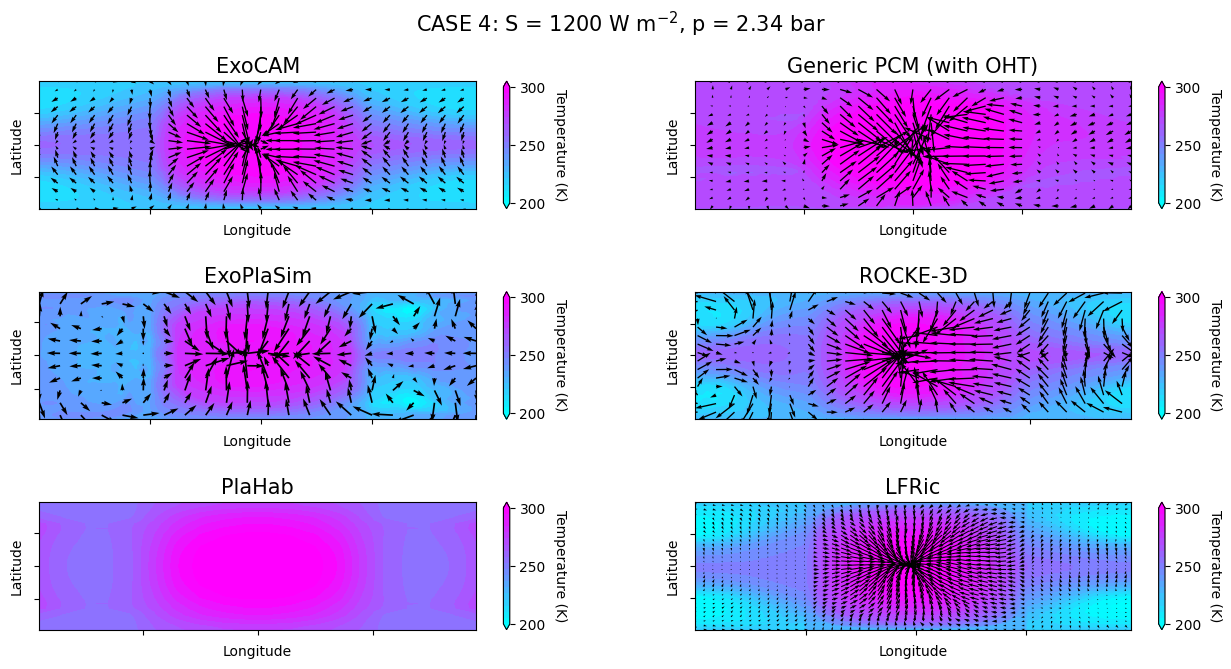

Python code for this plot:
#
# Comparison for SAMOSA Case 4: Temperature
#
import netCDF4
from mpl_toolkits.basemap import Basemap, shiftgrid

import numpy as np
import matplotlib as mpl
import matplotlib.pyplot as plt
from matplotlib.patches import Rectangle

import pykrige.kriging_tools as kt
from pykrige.ok import OrdinaryKriging
from pykrige.uk import UniversalKriging

from scipy.interpolate import CubicSpline

tfreeze = 273.16

#--------------------------------------------------------------------
# Read ExoPlaSim data
f1 = netCDF4.Dataset( '/models/data/samosa/exoplasim/full_t21_synchronous__3000teff_15day/t21_synchronous_2.34pn2_flux1200_400.0co2_3000teff_15day.nc' )

Ts_plasim4 = np.average( f1.variables[ 'ts' ], axis=0 )
uwind_plasim4 = np.average( f1.variables[ 'ua' ], axis=0 )
vwind_plasim4 = np.average( f1.variables[ 'va' ], axis=0 )
lat_plasim = np.array( f1.variables[ 'lat' ] )
lon_plasim = np.array( f1.variables[ 'lon' ] )
nlev_plasim = len( np.array( f1.variables[ 'lev' ] ) )

uwind_plasim4, lon_plasimU = shiftgrid( 180., uwind_plasim4, lon_plasim, start=False )
vwind_plasim4, lon_plasimV = shiftgrid( 180., vwind_plasim4, lon_plasim, start=False )
Ts_plasim4, lon_plasim = shiftgrid( 180., Ts_plasim4, lon_plasim, start=False )

lats_plasim = np.zeros( lat_plasim.size * lon_plasim.size )
lons_plasim = np.zeros( lat_plasim.size * lon_plasim.size )
Tss_plasim  = np.zeros( lat_plasim.size * lon_plasim.size )
count = 0

for i in range( 0, lon_plasim.size ):
	for j in range( 0, lat_plasim.size ):
		lons_plasim[ count ] = lon_plasim[i]
		lats_plasim[ count ] = lat_plasim[j]
		Tss_plasim[  count ] = Ts_plasim4[j,i]
		count += 1

#--------------------------------------------------------------------
# Read ExoCAM data
f2 = netCDF4.Dataset( '/models/data/samosa/exocam/samosa4.cam.h0.avg.nc' )

Ts_exocam4 = np.average( f2.variables[ 'TS' ], axis=0 )
uwind_exocam4 = np.average( f2.variables[ 'U' ], axis=0 )
vwind_exocam4 = np.average( f2.variables[ 'V' ], axis=0 )
lat_exocam = np.array( f2.variables[ 'lat' ] )
lon_exocam = np.array( f2.variables[ 'lon' ] )
nlev_exocam = len( np.array( f2.variables[ 'lev' ] ) )

lats_exocam = np.zeros( lat_exocam.size * lon_exocam.size )
lons_exocam = np.zeros( lat_exocam.size * lon_exocam.size )
Tss_exocam  = np.zeros( lat_exocam.size * lon_exocam.size )
count = 0

for i in range( 0, lon_exocam.size ):
	for j in range( 0, lat_exocam.size ):
		lons_exocam[ count ] = lon_exocam[i]
		lats_exocam[ count ] = lat_exocam[j]
		Tss_exocam[  count ] = Ts_exocam4[j,i]
		count += 1

#--------------------------------------------------------------------
# Read Generic PCM data
f3 = netCDF4.Dataset( '/models/data/samosa/genericpcm/SAMOSA_output_file_Generic_PCM_case-4_OHT_on.nc' )
#f3 = netCDF4.Dataset( '/models/data/samosa/genericpcm/SAMOSA_output_file_Generic_PCM_case-4_OHT_off.nc' )

Ts_pcm4 = np.array( f3.variables[ 'surface_temperature' ] )
uwind_pcm4 = np.array( f3.variables[ 'u_wind_speed' ] )
vwind_pcm4 = np.array( f3.variables[ 'v_wind_speed' ] )
lat_pcm = np.array( f3.variables[ 'latitude' ] )
lon_pcm = np.array( f3.variables[ 'longitude' ] )
#nlev_pcm = len( np.array( f3.variables[ 'altitude' ] ) )
nlev_pcm = 1

lats_pcm = np.zeros( lat_pcm.size * lon_pcm.size )
lons_pcm = np.zeros( lat_pcm.size * lon_pcm.size )
Tss_pcm  = np.zeros( lat_pcm.size * lon_pcm.size )
count = 0

for i in range( 0, lon_pcm.size ):
	for j in range( 0, lat_pcm.size ):
		lons_pcm[ count ] = lon_pcm[i]
		lats_pcm[ count ] = lat_pcm[j]
		Tss_pcm[  count ] = Ts_pcm4[j,i]
		count += 1

#--------------------------------------------------------------------
# Read ROCKE-3D data
f4 = netCDF4.Dataset( '/models/data/samosa/rocke3d/rocke_04q.nc' )

Ts_r3d4 = np.array( f4.variables[ 'tsurf' ] ) + tfreeze
uwind_r3d4 = np.array( f4.variables[ 'ub' ] )
vwind_r3d4 = np.array( f4.variables[ 'vb' ] )
lat_r3d = np.array( f4.variables[ 'lat' ] )
lon_r3d = np.array( f4.variables[ 'lon' ] )
lat2_r3d = np.array( f4.variables[ 'lat2' ] )
lon2a_r3d = np.array( f4.variables[ 'lon2' ] )
#nlev_r3d = len( np.array( f4.variables[ 'plm' ] ) )
nlev_r3d = 1

Ts_r3d4, lon_r3d = shiftgrid( 0, Ts_r3d4, lon_r3d, start=False )
uwind_r3d4, lon2_r3d = shiftgrid( 0, uwind_r3d4, lon2a_r3d, start=False )
vwind_r3d4, lon2_r3d = shiftgrid( 0, vwind_r3d4, lon2a_r3d, start=False )

lats_r3d = np.zeros( lat_r3d.size * lon_r3d.size )
lons_r3d = np.zeros( lat_r3d.size * lon_r3d.size )
Tss_r3d  = np.zeros( lat_r3d.size * lon_r3d.size )
count = 0

for i in range( 0, lon_r3d.size ):
	for j in range( 0, lat_r3d.size ):
		lons_r3d[ count ] = lon_r3d[i]
		lats_r3d[ count ] = lat_r3d[j]
		Tss_r3d[  count ] = Ts_r3d4[j,i]
		count += 1

#--------------------------------------------------------------------
# Read PlaHab data
f5 = open( '/models/data/samosa/plahab/case4_tsurf.out' )

lon_plahab = np.array( [ -171., -153. , -135. , -117., -99., -81.,  -63.,  -45.,  -27., -9., 9.,  27.0 , 45., 63., 81., 99., 117., 135., 153., 171. ] )
lat_plahab = np.array( [ -88., -82., -77., -72., -68., -62., -58., -52., -47., -43., -37., -32., -28., -23., -18., -13., -7., -2., 2., 7., 13., 18., 23., 28., 32., 37., 43., 47., 52., 58., 62., 68., 72., 77., 82., 88. ] )
Ts_plahab4 = np.zeros( ( lat_plahab.size, lon_plahab.size ) )

lats_plahab = np.zeros( lat_plahab.size * lon_plahab.size )
lons_plahab = np.zeros( lat_plahab.size * lon_plahab.size )
Tss_plahab  = np.zeros( lat_plahab.size * lon_plahab.size )
count = 0
j = 0

for line in f5.readlines():
	line = line.strip()
	columns = line.split()
	for i in range( 1, lon_plahab.size + 1 ):
		lons_plahab[ count ] = lon_plahab[i-1]
		lats_plahab[ count ] = columns[0]
		Tss_plahab[  count ] = columns[i]
		Ts_plahab4[ j, i-1 ] = columns[i]
		count += 1
	j += 1

#--------------------------------------------------------------------
# Read LFRic data
f6 = netCDF4.Dataset( '/models/data/samosa/lfric/samosa_case04__lfric_c24.nc' )

Ts_lfric4 = f6.variables[ 'grid_surface_temperature' ]
uwind_lfric4 = f6.variables[ 'u_in_w3' ]
vwind_lfric4 = f6.variables[ 'v_in_w3' ]
lat_lfric = np.array( f6.variables[ 'lat' ] )
lon_lfric = np.array( f6.variables[ 'lon' ] )
nlev_lfric = len( np.array( f6.variables[ 'level_height' ] ) )

uwind_lfric4, lon_lfricU = shiftgrid( 180., uwind_lfric4, lon_lfric, start=False )
vwind_lfric4, lon_lfricV = shiftgrid( 180., vwind_lfric4, lon_lfric, start=False )
Ts_lfric4, lon_lfric = shiftgrid( 180., Ts_lfric4, lon_lfric, start=False )

lats_lfric = np.zeros( lat_lfric.size * lon_lfric.size )
lons_lfric = np.zeros( lat_lfric.size * lon_lfric.size )
Tss_lfric  = np.zeros( lat_lfric.size * lon_lfric.size )
count = 0

for i in range( 0, lon_lfric.size ):
	for j in range( 0, lat_lfric.size ):
		lons_lfric[ count ] = lon_lfric[i]
		lats_lfric[ count ] = lat_lfric[j]
		Tss_lfric[  count ] = Ts_lfric4[j,i]
		count += 1


#--------------------------------------------------------------------
# Set Up Figure

cm = mpl.colormaps.get_cmap('cool')
contourmax  = 300.0
contourmin  = 200.0

fig, axd = plt.subplot_mosaic([['P1', 'P2'],
                               ['P3', 'P4'],
                               ['P5', 'P6']],
                              figsize=(15.5, 7.125))
stride = 3

#--------------------------------------------------------------------
# Panel 1

im1 = axd[ 'P1' ].contourf( lon_exocam, lat_exocam, Ts_exocam4, cmap=cm, levels=np.linspace(contourmin,contourmax,20), extend='both' )
axd[ 'P1' ].set_title( 'ExoCAM', fontsize=15 )
axd[ 'P1' ].set_xlabel( 'Longitude', fontsize = 10 )
axd[ 'P1' ].set_ylabel( 'Latitude', fontsize = 10 )
axd[ 'P1' ].set_xticks( [ 90, 180, 270 ], labels=[] )
axd[ 'P1' ].set_yticks( [ -45, 0, 45 ], labels=[] )
im1a = axd[ 'P1' ].quiver( lon_exocam[::stride], lat_exocam[::stride], uwind_exocam4[nlev_exocam-1,::stride,::stride], vwind_exocam4[nlev_exocam-1,::stride,::stride] )

#--------------------------------------------------------------------
# Panel 2

im2 = axd[ 'P3' ].contourf( lon_plasim, lat_plasim, Ts_plasim4, cmap=cm, vmin=contourmin, vmax=contourmax, levels=np.linspace(contourmin,contourmax,20), extend='both' )
axd[ 'P3' ].set_title( 'ExoPlaSim', fontsize=15 )
axd[ 'P3' ].set_xlabel( 'Longitude', fontsize = 10 )
axd[ 'P3' ].set_ylabel( 'Latitude', fontsize = 10 )
axd[ 'P3' ].set_xticks( [ -90, 0, 90 ], labels=[] )
axd[ 'P3' ].set_yticks( [ -45, 0, 45 ], labels=[] )
im2a = axd[ 'P3' ].quiver( lon_plasim[::stride], lat_plasim[::stride], uwind_plasim4[nlev_plasim-1,::stride,::stride], vwind_plasim4[nlev_plasim-1,::stride,::stride] )

#--------------------------------------------------------------------
# Panel 3

im3 = axd[ 'P2' ].contourf( lon_pcm, lat_pcm, Ts_pcm4, cmap=cm, vmin=contourmin, vmax=contourmax, levels=np.linspace(contourmin,contourmax,20), extend='both' )
axd[ 'P2' ].set_title( 'Generic PCM (with OHT)', fontsize=15 )
#axd[ 'P2' ].set_title( 'Generic PCM (no OHT)', fontsize=15 )
axd[ 'P2' ].set_xlabel( 'Longitude', fontsize = 10 )
axd[ 'P2' ].set_ylabel( 'Latitude', fontsize = 10 )
axd[ 'P2' ].set_xticks( [ -90, 0, 90 ], labels=[] )
axd[ 'P2' ].set_yticks( [ -45, 0, 45 ], labels=[] )
im3a = axd[ 'P2' ].quiver( lon_pcm[::stride], lat_pcm[::stride], uwind_pcm4[nlev_pcm-1,::stride,::stride], vwind_pcm4[nlev_pcm-1,::stride,::stride] )

#--------------------------------------------------------------------
# Panel 4

im4 = axd[ 'P4' ].contourf( lon_r3d, lat_r3d, Ts_r3d4, cmap=cm, vmin=contourmin, vmax=contourmax, levels=np.linspace(contourmin,contourmax,20), extend='both' )
axd[ 'P4' ].set_title( 'ROCKE-3D', fontsize=15 )
axd[ 'P4' ].set_xlabel( 'Longitude', fontsize = 10 )
axd[ 'P4' ].set_ylabel( 'Latitude', fontsize = 10 )
axd[ 'P4' ].set_xticks( [ -90, 0, 90 ], labels=[] )
axd[ 'P4' ].set_yticks( [ -45, 0, 45 ], labels=[] )
#axd[ 'P4' ].set_xlim( [ -5, -365 ] )
#axd[ 'P4' ].set_ylim( [ -90,  90 ] )
im4a = axd[ 'P4' ].quiver( lon2_r3d[::stride], lat2_r3d[::stride], uwind_r3d4[nlev_r3d-1,::stride,::stride], vwind_r3d4[nlev_r3d-1,::stride,::stride], scale=100 )

#--------------------------------------------------------------------
# Panel 5

im5 = axd[ 'P5' ].contourf( lon_plahab, lat_plahab, Ts_plahab4, cmap=cm, vmin=contourmin, vmax=contourmax, levels=np.linspace(contourmin,contourmax,20), extend='both' )
axd[ 'P5' ].set_title( 'PlaHab', fontsize=15 )
axd[ 'P5' ].set_xlabel( 'Longitude', fontsize = 10 )
axd[ 'P5' ].set_ylabel( 'Latitude', fontsize = 10 )
axd[ 'P5' ].set_xticks( [ -90, 0, 90 ], labels=[] )
axd[ 'P5' ].set_yticks( [ -45, 0, 45 ], labels=[] )

#--------------------------------------------------------------------
# Panel 6

im6 = axd[ 'P6' ].contourf( lon_lfric, lat_lfric, Ts_lfric4, cmap=cm, vmin=contourmin, vmax=contourmax, levels=np.linspace(contourmin,contourmax,20), extend='both' )
axd[ 'P6' ].set_title( 'LFRic', fontsize=15 )
axd[ 'P6' ].set_xlabel( 'Longitude', fontsize = 10 )
axd[ 'P6' ].set_ylabel( 'Latitude', fontsize = 10 )
axd[ 'P6' ].set_xticks( [ -90, 0, 90 ], labels=[] )
axd[ 'P6' ].set_yticks( [ -45, 0, 45 ], labels=[] )
im3a = axd[ 'P6' ].quiver( lon_lfric[::stride], lat_lfric[::stride], uwind_lfric4[0,::stride,::stride], vwind_lfric4[0,::stride,::stride] )

#--------------------------------------------------------------------
# ZEROVAL Panel
#ZEROVALS = np.zeros( ( np.size( lat_pcm ), np.size( lon_pcm ) ) )
#im6 = axd[ 'P6' ].contourf( lon_pcm, lat_pcm, ZEROVALS, cmap=cm, vmin=contourmin, vmax=contourmax, levels=np.linspace(contourmin,contourmax,20), extend='both' )
#axd[ 'P6' ].set_title( 'TBD', fontsize=15 )


#--------------------------------------------------------------------
# Finalize

cb1 = fig.colorbar( im1, ax=axd[ 'P1' ], extend='both', ticks=np.arange( contourmin, contourmax + 50, 50 ) )
cb2 = fig.colorbar( im2, ax=axd[ 'P3' ], extend='both', ticks=np.arange( contourmin, contourmax + 50, 50 ) )
cb3 = fig.colorbar( im3, ax=axd[ 'P2' ], extend='both', ticks=np.arange( contourmin, contourmax + 50, 50 ) )
cb4 = fig.colorbar( im4, ax=axd[ 'P4' ], extend='both', ticks=np.arange( contourmin, contourmax + 50, 50 ) )
cb5 = fig.colorbar( im5, ax=axd[ 'P5' ], extend='both', ticks=np.arange( contourmin, contourmax + 50, 50 ) )
cb6 = fig.colorbar( im6, ax=axd[ 'P6' ], extend='both', ticks=np.arange( contourmin, contourmax + 50, 50 ) )

cb1.ax.get_yaxis().labelpad = 15
cb1.set_label( 'Temperature (K)', rotation=270 )
cb2.ax.get_yaxis().labelpad = 15
cb2.set_label( 'Temperature (K)', rotation=270 )
cb3.ax.get_yaxis().labelpad = 15
cb3.set_label( 'Temperature (K)', rotation=270 )
cb4.ax.get_yaxis().labelpad = 15
cb4.set_label( 'Temperature (K)', rotation=270 )
cb5.ax.get_yaxis().labelpad = 15
cb5.set_label( 'Temperature (K)', rotation=270 )
cb6.ax.get_yaxis().labelpad = 15
cb6.set_label( 'Temperature (K)', rotation=270 )

fig.subplots_adjust( hspace = 0.65 )
fig.suptitle( "CASE 4: S = 1200 W m$^{-2}$, p = 2.34 bar", fontsize=15 )

fig.savefig( "fig_compare_temp.png", bbox_inches='tight' )
fig.savefig( "fig_compare_temp.eps", bbox_inches='tight' )
#plt.show()
